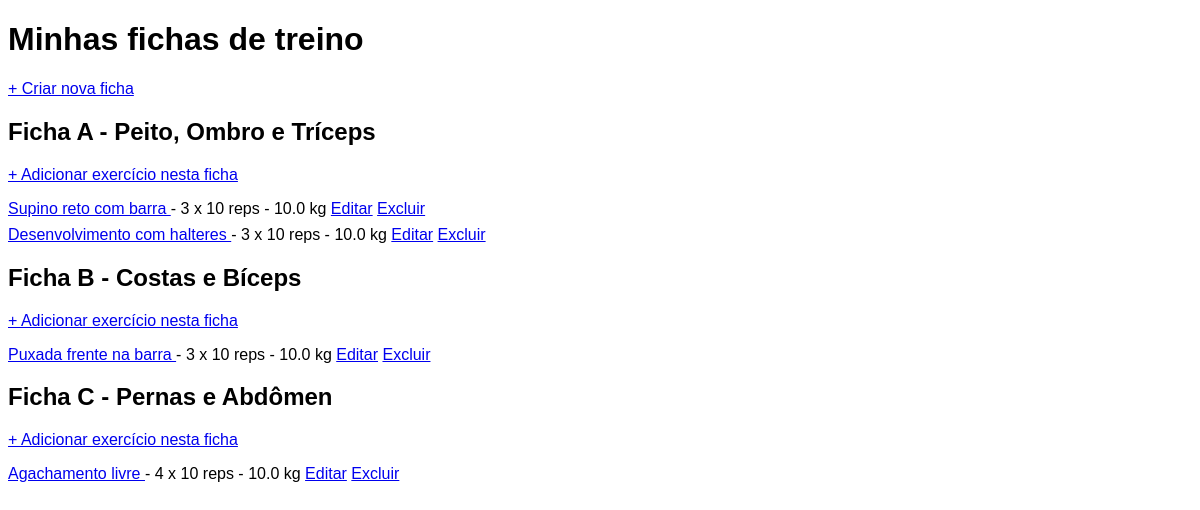
The page /treino/fichas/ (signed in) on the database as committed earlier.
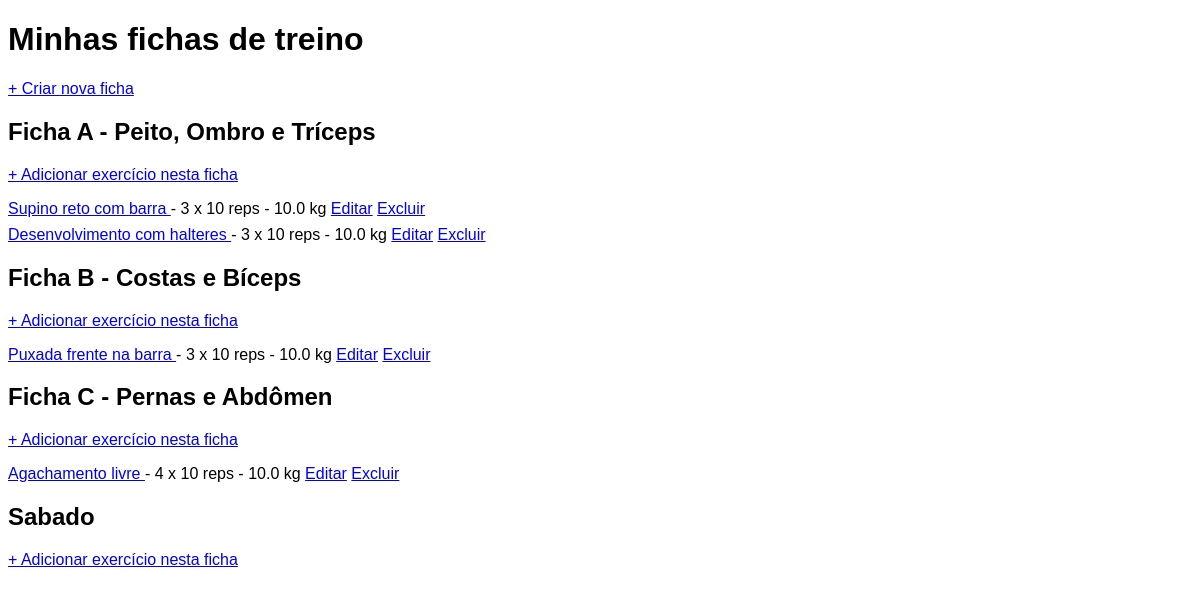
The same page on the database as committed later.
### treino_app/models.py (models this page shows, shortened)
class FichaTreino(models.Model):
    usuario = models.ForeignKey(User, on_delete=models.CASCADE)
    nome = models.CharField(max_length=200)

class ItemFicha(models.Model):
    ficha = models.ForeignKey(FichaTreino, related_name="itens", on_delete=models.CASCADE)
    exercicio = models.ForeignKey(Exercicio, on_delete=models.CASCADE)
    series = models.PositiveIntegerField()
    repeticoes = models.PositiveIntegerField()
    peso = models.FloatField()

class Exercicio(models.Model):
    nome = models.CharField(max_length=200)
    gif_url = models.URLField(blank=True)

### treino_app/views.py (the view)
# urls.py: path('fichas/', views.fichas_list, name='fichas_list'),
@login_required
def fichas_list(request):
    fichas = FichaTreino.objects.filter(
        usuario=request.user
    ).prefetch_related('itens__exercicio')
    return render(request, 'treino/fichas_list.html', {'fichas': fichas})

### treino_app/templates/treino/fichas_list.html (shortened to what this page needs)
<!DOCTYPE html>
<html lang="pt-br">
<head>
</head>
<body>
<h1>Minhas fichas de treino</h1>
<p>
    <a href="{% url 'criar_ficha' %}">+ Criar nova ficha</a>
</p>
{% for ficha in fichas %}
  <h2>{{ ficha.nome }}</h2>
  <p>
    <a href="{% url 'adicionar_item_ficha' ficha.id %}">
      + Adicionar exercício nesta ficha
    </a>
  </p>
  <ul>
    {% for item in ficha.itens.all %}
      <li>
        {% if item.exercicio.gif_url %}
          <a href="#"
             onclick="openGifModal('{{ item.exercicio.gif_url }}', '{{ item.exercicio.nome }}'); return false;">
            {{ item.exercicio.nome }}
          </a>
        {% else %}
          {{ item.exercicio.nome }}
        {% endif %}
        - {{ item.series }} x {{ item.repeticoes }} reps - {{ item.peso }} kg
        <a href="{% url 'editar_item_ficha' item.id %}">Editar</a>
        <a href="{% url 'excluir_item_ficha' item.id %}">Excluir</a>
      </li>
    {% endfor %}
  </ul>
{% empty %}
  <p>Nenhuma ficha cadastrada.</p>
{% endfor %}

Rows that differ between the two databases and show on the page:
added FichaTreino: nome "Sabado"
